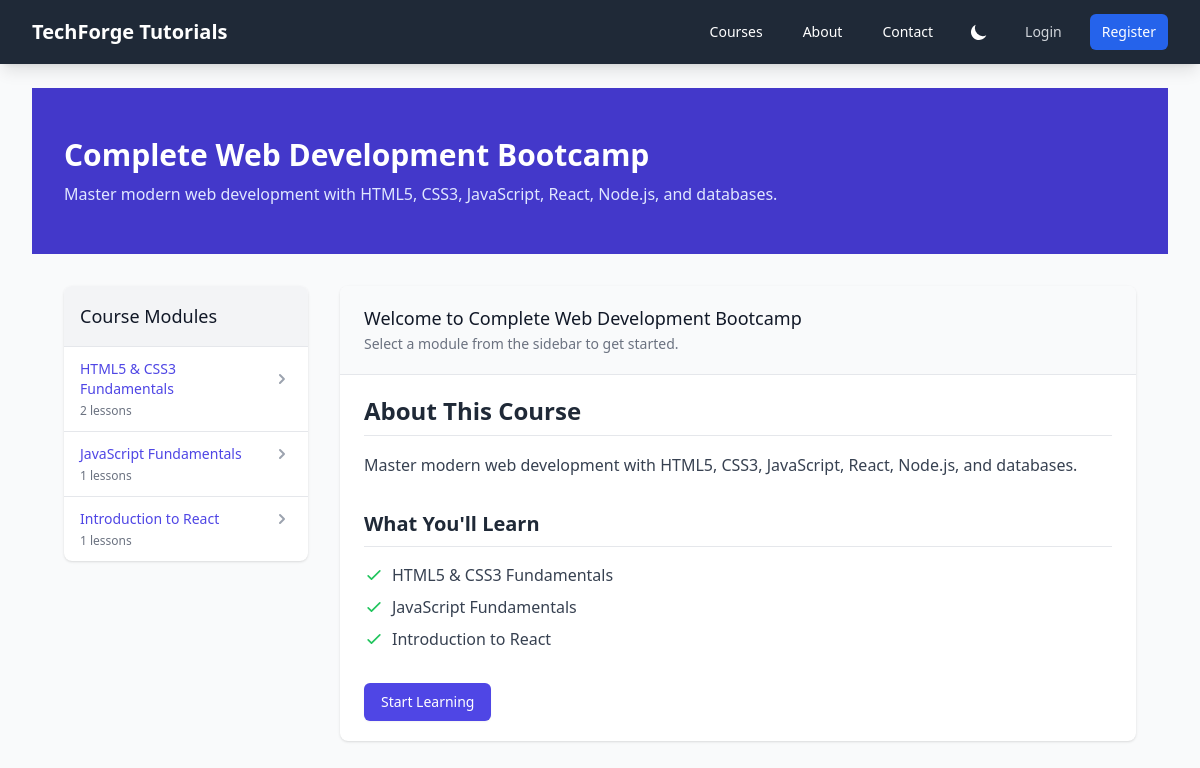
The page /courses/web-development-bootcamp/ on the database its author committed.
### courses/models.py (models this page shows, shortened)
class Course(models.Model):
    title = models.CharField(max_length=200)
    slug = models.SlugField(unique=True, blank=True)
    description = models.TextField()
    created_at = models.DateTimeField(auto_now_add=True)
    updated_at = models.DateTimeField(auto_now=True)

class Module(models.Model):
    course = models.ForeignKey(Course, related_name='modules', on_delete=models.CASCADE, null=True, blank=True)
    title = models.CharField(max_length=200)
    description = models.TextField(blank=True)
    order = models.PositiveIntegerField(default=0)
    created_at = models.DateTimeField(auto_now_add=True)
    updated_at = models.DateTimeField(auto_now=True)
    class Meta:
        ordering = ['order']

### courses/views.py (the view)
# urls.py: path('<slug:slug>/', views.course_detail, name='course_detail'),
def course_detail(request, slug):
    course = get_object_or_404(Course, slug=slug)
    modules = course.modules.all().order_by('order')
    return render(request, 'courses/course_detail.html', {
        'course': course,
        'modules': modules
    })

### core/context_processors.py (called while the page is built, shortened)
def user_activity(request):
    if not request.user.is_authenticated:
        return {}

### templates/courses/course_detail.html (shortened to what this page needs)
{% extends 'base.html' %}
{% block content %}
<div class="bg-gray-50 dark:bg-gray-900 min-h-screen">
    <div class="bg-indigo-700 text-white py-12">
        <div class="max-w-7xl mx-auto px-4 sm:px-6 lg:px-8">
            <div class="md:flex md:items-center md:justify-between">
                <div class="flex-1 min-w-0">
                    <h1 class="text-3xl font-bold leading-tight">{{ course.title }}</h1>
                    <p class="mt-2 text-indigo-100">{{ course.description }}</p>
                </div>
            </div>
        </div>
    </div>
    <div class="max-w-7xl mx-auto px-4 sm:px-6 lg:px-8 py-8">
        <div class="lg:grid lg:grid-cols-4 lg:gap-8">
            <div class="lg:col-span-1 mb-8 lg:mb-0">
                <div class="bg-white dark:bg-gray-800 rounded-lg shadow overflow-hidden">
                    <div class="p-4 bg-gray-100 dark:bg-gray-700 border-b border-gray-200 dark:border-gray-600">
                        <h2 class="text-lg font-medium text-gray-900 dark:text-white">Course Modules</h2>
                    </div>
                    <nav class="divide-y divide-gray-200 dark:divide-gray-700" aria-label="Course modules">
                        {% for module in modules %}
                        <div class="px-4 py-3 hover:bg-gray-50 dark:hover:bg-gray-700">
                            <a href="{% url 'courses:module_detail' course.slug module.id %}"
                               class="flex items-center justify-between text-sm font-medium text-indigo-600 hover:text-indigo-900 dark:text-indigo-400 dark:hover:text-indigo-300">
                                <span>{{ module.title }}</span>
                                <svg class="h-5 w-5 text-gray-400" xmlns="http://www.w3.org/2000/svg" viewBox="0 0 20 20" fill="currentColor">
                                    <path fill-rule="evenodd" d="M7.293 14.707a1 1 0 010-1.414L10.586 10 7.293 6.707a1 1 0 011.414-1.414l4 4a1 1 0 010 1.414l-4 4a1 1 0 01-1.414 0z" clip-rule="evenodd" />
                                </svg>
                            </a>
                            <p class="mt-1 text-xs text-gray-500 dark:text-gray-400">{{ module.contents.count }} lessons</p>
                        </div>
                        {% endfor %}
                    </nav>
                </div>
            </div>
            <div class="lg:col-span-3">
                <div class="bg-white dark:bg-gray-800 shadow overflow-hidden sm:rounded-lg">
                    <div class="px-4 py-5 sm:px-6 bg-gray-50 dark:bg-gray-700">
                        <h3 class="text-lg leading-6 font-medium text-gray-900 dark:text-white">
                            Welcome to {{ course.title }}
                        </h3>
                        <p class="mt-1 max-w-2xl text-sm text-gray-500 dark:text-gray-300">
                            Select a module from the sidebar to get started.
                        </p>
                    </div>
                    <div class="border-t border-gray-200 dark:border-gray-700 px-4 py-5 sm:px-6">
                        <div class="prose max-w-none">
                            <h3 class="text-2xl font-bold text-gray-800 dark:text-white mb-4 pb-2 border-b border-gray-200 dark:border-gray-600">About This Course</h3>
                            <p class="text-gray-700 dark:text-gray-300 leading-relaxed mb-6 text-base">{{ course.description|linebreaksbr }}</p>
                            <h3 class="text-xl font-semibold text-gray-800 dark:text-white mt-8 mb-4 pb-2 border-b border-gray-200 dark:border-gray-600">What You'll Learn</h3>
                            <ul class="space-y-2 mb-6">
                                {% for module in modules %}
                                <li class="flex items-start">
                                    <svg class="h-5 w-5 text-green-500 mr-2 mt-0.5 flex-shrink-0" fill="none" viewBox="0 0 24 24" stroke="currentColor">
                                        <path stroke-linecap="round" stroke-linejoin="round" stroke-width="2" d="M5 13l4 4L19 7" />
                                    </svg>
                                    <span class="text-gray-700 dark:text-gray-300">{{ module.title }}</span>
                                </li>
                                {% endfor %}
                            </ul>
                            <div class="mt-8">
                                <a href="{% url 'courses:module_detail' course.slug modules.0.id %}"
                                   class="inline-flex items-center px-4 py-2 border border-transparent text-sm font-medium rounded-md shadow-sm text-white bg-indigo-600 hover:bg-indigo-700 focus:outline-none focus:ring-2 focus:ring-offset-2 focus:ring-indigo-500">
                                    Start Learning
                                </a>
                            </div>
                        </div>
                    </div>
                </div>
            </div>
        </div>
    </div>
</div>
{% endblock %}

### templates/courses/course_detail.html (style rules this page uses)
.prose a { @apply text-indigo-600 dark:text-indigo-400 hover:text-indigo-800 dark:hover:text-indigo-300; }
.prose h1, .prose h2, .prose h3, .prose h4, .prose h5, .prose h6 { @apply dark:text-white; }
.prose p, .prose li { @apply dark:text-gray-300; }

### rows shown on the page
Course: title "Complete Web Development Bootcamp", description "Master modern web development with HTML5, CSS3, JavaScript, React, Node.js, and databases."
Module: title "HTML5 & CSS3 Fundamentals", contents.count "2"
Module: title "JavaScript Fundamentals", contents.count "1"
Module: title "Introduction to React", contents.count "1"
